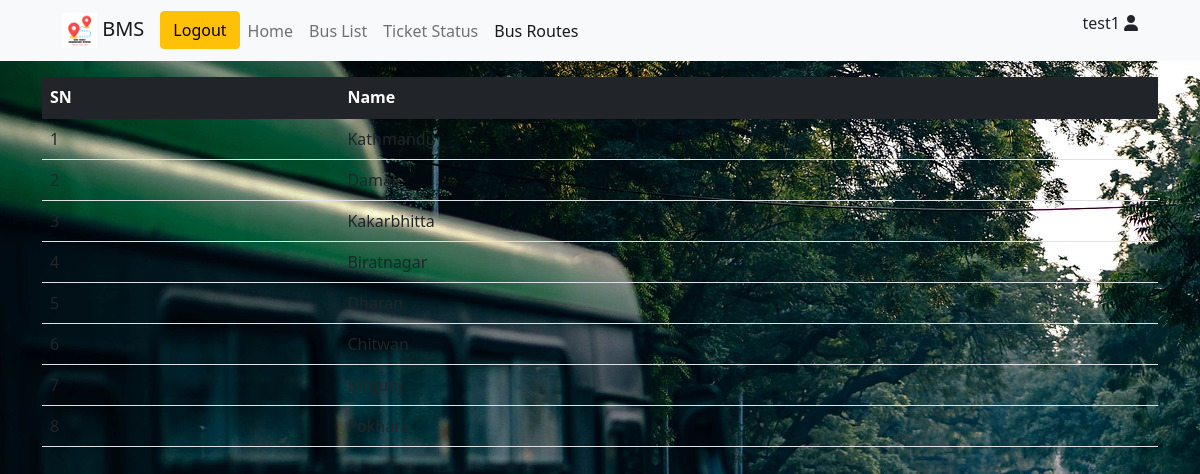
Screenshot of /busRoutes (signed in) with the database file from the repository.
### bms/models.py (models this page shows, shortened)
class busRoute(models.Model):
    name = models.CharField(max_length=100, unique=True)
    updated = models.DateTimeField(auto_now=True)
    created = models.DateTimeField(auto_now_add=True)

### bms/views.py (the view)
# urls.py: path('busRoutes', views.busRoutes, name='busRoutes'),
@login_required(login_url='loginUser')
def busRoutes(request):
    routes = busRoute.objects.all()
    successMessages = messages.get_messages(request)
    context = {'routes':routes, 'messages':successMessages}
    return render(request, 'bms/busRoutes.html', context)

### bms/templates/bms/busRoutes.html (shortened to what this page needs)
{% extends 'main.html' %}
{% block navItem %}
            <li class="nav-item">
              <a class="nav-link " aria-current="page" href="{% url 'home' %}">Home</a>
            </li>
            <li class="nav-item">
              <a class="nav-link " href="{% url 'busList' %}">Bus List</a>
            </li>
            <li class="nav-item">
              <a class="nav-link " href="{% url 'ticketStatus' %}">Ticket Status</a>
            </li>
            <li class="nav-item">
              <a class="nav-link active" href="{% url 'busRoutes' %}">Bus Routes</a>
            </li>
{% endblock navItem %}
{% block content %}
<section>
    <div class="container mt-3">
    <table class="table mt-3">
      <thead class="table-dark">
        <tr>
          <th>SN</th>
          <th>Name</th>
        </tr>
      </thead>
      <tbody>
        {% for route in routes %}
        <tr>
          <td>{{ forloop.counter }}</td>
          <td>{{ route.name }}</td>
        </tr>
        {% endfor %}
      </tbody>
    </table>
  </div>
  </section>
{% endblock %}

### bms/templates/main.html (shortened to what this page needs)
<!DOCTYPE html>
<html lang="en">
  <head>
    <link rel="stylesheet" href="style.css" />
    <link
      rel="stylesheet"
      href="path/to/font-awesome/css/font-awesome.min.css"
    />
    <link rel="stylesheet" href="https://cdnjs.cloudflare.com/ajax/libs/font-awesome/6.0.0-beta3/css/all.min.css">
    <link
      href="https://cdn.jsdelivr.net/npm/bootstrap@5.1.3/dist/css/bootstrap.min.css"
      rel="stylesheet"
    />
  </head>
  <body>
    {% load static %}
    {% block navbar %}
    <nav class="navbar navbar-expand-lg navbar-light bg-light">
      <div class="container-fluid">
        <a class="navbar-brand" href="#">
          <img src="{% static 'assets/logo.jpeg' %}" alt="logo" height="35px" width="35px"/>
          BMS
        </a>
        <div class="collapse navbar-collapse" id="navbarNav">
          <ul class="navbar-nav">
            {% if request.user.is_authenticated %}
            <li>
              <a href="{% url 'logout' %}"
                ><button type="button" class="btn btn-warning">Logout</button></a
              >
            </li>
            {% else %}
            <li>
              <a href="{% url 'loginUser' %}">
                <button type="button" class="btn btn-success">Login</button>
              </a>
            </li>
            {% endif %}
            {% block navItem %}{% endblock navItem %}
          </ul>
        </div>
        <div>
          {% if user.is_authenticated %}
            <p> {{ user.username }} <i class="fa fa-user"></i></p>
        {% endif %}
        </div>
      </div>
    </nav> {% endblock %}
    {% block content %}{% endblock %}
  </body>
</html>

### raw/style.css (style rules this page uses)
body { background-image: url(assets/images/home.jpg); }
nav { padding: 50px; }

### rows the page displays
busRoute: name "Kathmandu"
busRoute: name "Damak"
busRoute: name "Kakarbhitta"
busRoute: name "Biratnagar"
busRoute: name "Dharan"
busRoute: name "Chitwan"
busRoute: name "Birgunj"
busRoute: name "Pokhara"

### other values shown
{{ user.username }} "test1"
